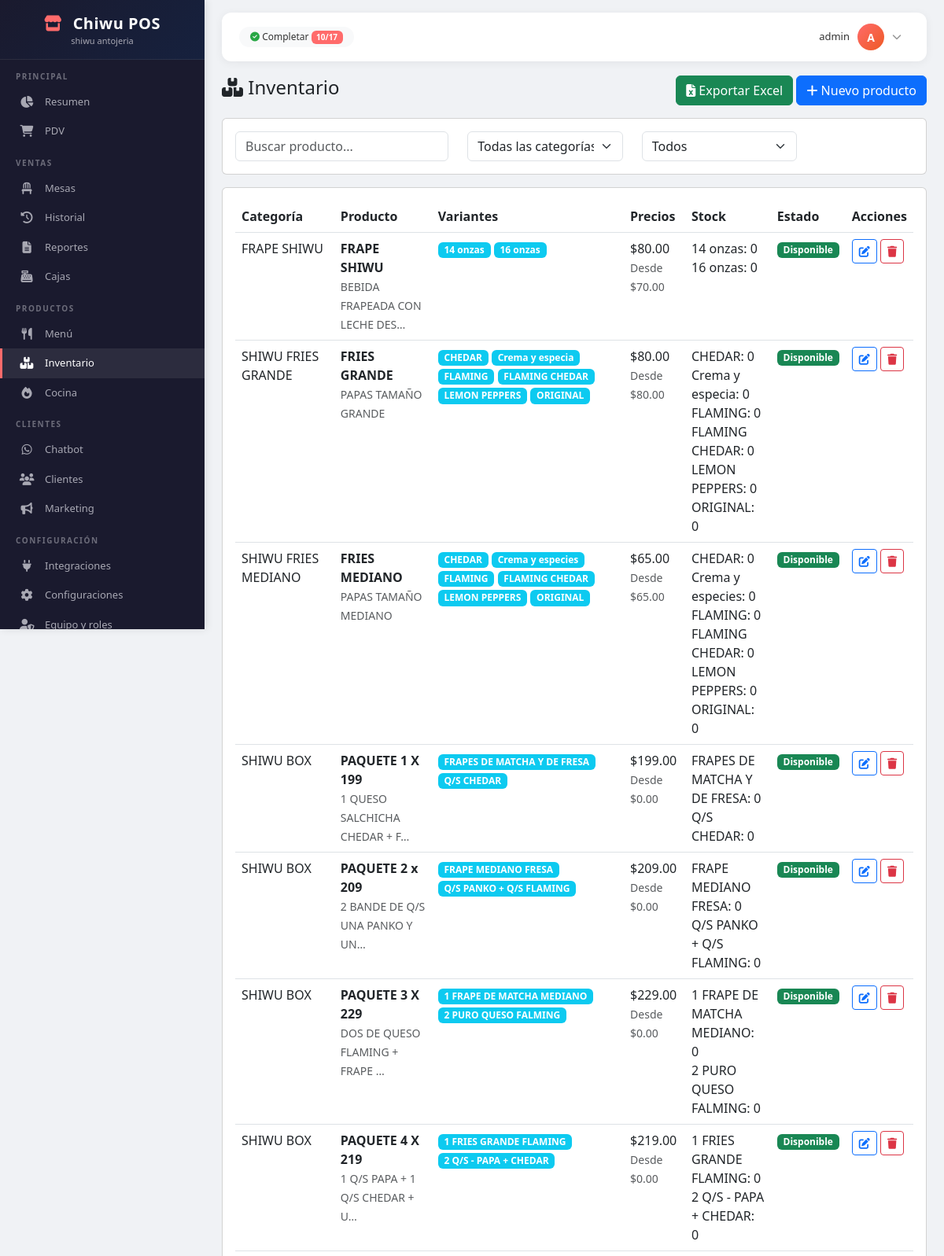
/productos/inventario/ (signed in, upper part), run on the app's committed database.
### products/models.py (models this page shows, shortened)
class Product(models.Model):
    category = models.ForeignKey(Category, on_delete=models.SET_NULL, null=True, blank=True, related_name='products')
    name = models.CharField('Nombre', max_length=200)
    description = models.TextField('Descripción', blank=True)
    price = models.DecimalField('Precio', max_digits=10, decimal_places=2)
    discount_price = models.DecimalField('Precio con descuento', max_digits=10, decimal_places=2, null=True, blank=True)
    cost = models.DecimalField('Costo', max_digits=10, decimal_places=2, default=0)
    stock = models.PositiveIntegerField('Stock', default=0)
    sku = models.CharField('Código SKU', max_length=50, unique=True, blank=True, null=True)
    barcode = models.CharField('Código de barras', max_length=50, blank=True, null=True)
    image = models.ImageField('Imagen', upload_to='products/', blank=True, null=True)
    is_active = models.BooleanField('Activo', default=True)
    is_featured = models.BooleanField('Destacado', default=False)
    is_visible = models.BooleanField('Visible en menú', default=True)
    is_kitchen = models.BooleanField('Requiere cocina', default=False)
    created_at = models.DateTimeField(auto_now_add=True)
    updated_at = models.DateTimeField(auto_now=True)
    class Meta:
        verbose_name = 'Producto'
        verbose_name_plural = 'Productos'
        ordering = ['name']

class Category(models.Model):
    name = models.CharField('Nombre', max_length=100)
    description = models.TextField('Descripción', blank=True)
    is_active = models.BooleanField('Activa', default=True)
    is_featured = models.BooleanField('Destacada', default=False)
    created_at = models.DateTimeField(auto_now_add=True)
    updated_at = models.DateTimeField(auto_now=True)
    class Meta:
        verbose_name = 'Categoría'
        verbose_name_plural = 'Categorías'
        ordering = ['name']

class ProductVariant(models.Model):
    product = models.ForeignKey(Product, on_delete=models.CASCADE, related_name='variants')
    name = models.CharField('Nombre', max_length=100)
    price = models.DecimalField('Precio', max_digits=10, decimal_places=2, default=0)
    discount_price = models.DecimalField('Precio con descuento', max_digits=10, decimal_places=2, null=True, blank=True)
    stock = models.PositiveIntegerField('Stock', default=0)
    sku = models.CharField('Código SKU', max_length=50, blank=True, null=True)
    is_active = models.BooleanField('Activo', default=True)
    created_at = models.DateTimeField(auto_now_add=True)
    updated_at = models.DateTimeField(auto_now=True)
    class Meta:
        verbose_name = 'Variante'
        verbose_name_plural = 'Variantes'
        ordering = ['name']

### products/views.py (the view)
# urls.py: path('inventario/', views.inventory_view, name='inventory'),
@login_required
def inventory_view(request):
    categories = Category.objects.filter(is_active=True)
    products = Product.objects.filter(is_active=True).prefetch_related('variants')
    context = {
        'categories': categories,
        'products': products,
    }
    return render(request, 'products/inventory.html', context)

### templates/products/inventory.html (shortened to what this page needs)
{% extends 'layouts/base.html' %}
{% load static %}
{% block content %}
<div class="d-flex justify-content-between align-items-center mb-3">
    <h4><i class="fas fa-boxes"></i> Inventario</h4>
    <div>
        <button class="btn btn-success" onclick="exportExcel()">
            <i class="fas fa-file-excel"></i> Exportar Excel
        </button>
        <button class="btn btn-primary" data-bs-toggle="modal" data-bs-target="#addProductModal">
            <i class="fas fa-plus"></i> Nuevo producto
        </button>
    </div>
</div>
<div class="card mb-3">
    <div class="card-body">
        <div class="row">
            <div class="col-md-4">
                <input type="text" class="form-control" id="searchProduct" placeholder="Buscar producto...">
            </div>
            <div class="col-md-3">
                <select class="form-select" id="filterCategory">
                    <option value="">Todas las categorías</option>
                </select>
            </div>
            <div class="col-md-3">
                <select class="form-select" id="filterStock">
                    <option value="">Todos</option>
                </select>
            </div>
        </div>
    </div>
</div>
<div class="card">
    <div class="card-body">
        <div class="table-responsive">
            <table class="table table-hover" id="inventoryTable">
                <thead>
                    <tr>
                        <th>Categoría</th>
                        <th>Producto</th>
                        <th>Variantes</th>
                        <th>Precios</th>
                        <th>Stock</th>
                        <th>Estado</th>
                        <th>Acciones</th>
                    </tr>
                </thead>
                <tbody>
                    {% for product in products %}
                    <tr>
                        <td>{{ product.category.name }}</td>
                        <td>
                            <strong>{{ product.name }}</strong>
                            {% if product.description %}
                            <br><small class="text-muted">{{ product.description|truncatechars:30 }}</small>
                            {% endif %}
                        </td>
                        <td>
                            {% if product.variants.exists %}
                                {% for variant in product.variants.all %}
                                    <span class="badge bg-info">{{ variant.name }}</span>
                                {% endfor %}
                            {% else %}
                                <span class="badge bg-secondary">Sin variantes</span>
                            {% endif %}
                        </td>
                        <td>
                            ${{ product.price }}
                            {% if product.variants.exists %}
                                <br><small class="text-muted">Desde ${{ product.variants.first.price }}</small>
                            {% endif %}
                        </td>
                        <td>
                            {% if product.variants.exists %}
                                {% for variant in product.variants.all %}
                                    <div>{{ variant.name }}: {{ variant.stock|default:"0" }}</div>
                                {% endfor %}
                            {% else %}
                                {{ product.stock|default:"0" }}
                            {% endif %}
                        </td>
                        <td>
                            {% if product.is_active %}
                                <span class="badge bg-success">Disponible</span>
                            {% else %}
                                <span class="badge bg-danger">Agotado</span>
                            {% endif %}
                        </td>
                        <td>
                            <button class="btn btn-sm btn-outline-primary" onclick="editProduct('{{ product.id }}')">
                                <i class="fas fa-edit"></i>
                            </button>
                            <button class="btn btn-sm btn-outline-danger" onclick="deleteProduct('{{ product.id }}')">
                                <i class="fas fa-trash"></i>
                            </button>
                        </td>
                    </tr>
                    {% empty %}
                    <tr>
                        <td colspan="7" class="text-center text-muted">No hay productos registrados</td>
                    </tr>
                    {% endfor %}
                </tbody>
            </table>
        </div>
    </div>
</div>
{% endblock %}

### templates/layouts/base.html (shortened to what this page needs)
<!DOCTYPE html>
<html lang="es">
<head>
    <link href="https://cdn.jsdelivr.net/npm/bootstrap@5.3.0/dist/css/bootstrap.min.css" rel="stylesheet">
    <link rel="stylesheet" href="https://cdnjs.cloudflare.com/ajax/libs/font-awesome/6.4.0/css/all.min.css">
</head>
<body>
    <div class="sidebar" id="sidebar">
        <div class="sidebar-brand">
            <h4><i class="fas fa-store"></i> Chiwu POS</h4>
            <small>shiwu antojeria</small>
        </div>
        <div class="sidebar-content">
            <div class="nav-section">Principal</div>
            <a class="nav-link {% if request.resolver_match.url_name == 'resumen' %}active{% endif %}" href="{% url 'resumen' %}">
                <i class="fas fa-chart-pie"></i> Resumen
            </a>
            <a class="nav-link {% if request.resolver_match.app_name == 'sales' and request.resolver_match.url_name == 'pos' %}active{% endif %}" href="{% url 'sales:pos' %}">
                <i class="fas fa-shopping-cart"></i> PDV
            </a>
            <div class="nav-section">Ventas</div>
            <a class="nav-link" href="{% url 'sales:table_list' %}">
                <i class="fas fa-chair"></i> Mesas
            </a>
            <a class="nav-link {% if request.resolver_match.app_name == 'sales' and request.resolver_match.url_name == 'history' %}active{% endif %}" href="{% url 'sales:history' %}">
                <i class="fas fa-history"></i> Historial
            </a>
            <a class="nav-link {% if request.resolver_match.app_name == 'sales' and request.resolver_match.url_name == 'reports' %}active{% endif %}" href="{% url 'sales:reports' %}">
                <i class="fas fa-file-alt"></i> Reportes
            </a>
            <a class="nav-link {% if request.resolver_match.app_name == 'sales' and request.resolver_match.url_name == 'cash_registers' %}active{% endif %}" href="{% url 'sales:cash_registers' %}">
                <i class="fas fa-cash-register"></i> Cajas
            </a>
            <div class="nav-section">Productos</div>
            <a class="nav-link {% if request.resolver_match.app_name == 'products' and request.resolver_match.url_name == 'list' %}active{% endif %}" href="{% url 'products:list' %}">
                <i class="fas fa-utensils"></i> Menú
            </a>
            <a class="nav-link {% if request.resolver_match.app_name == 'products' and request.resolver_match.url_name == 'inventory' %}active{% endif %}" href="{% url 'products:inventory' %}">
                <i class="fas fa-boxes"></i> Inventario
            </a>
            <a class="nav-link {% if request.resolver_match.app_name == 'kitchen' %}active{% endif %}" href="{% url 'kitchen:dashboard' %}">
                <i class="fas fa-fire"></i> Cocina
            </a>
            <div class="nav-section">Clientes</div>
            <a class="nav-link" href="#">
                <i class="fab fa-whatsapp"></i> Chatbot
            </a>
            <a class="nav-link {% if request.resolver_match.app_name == 'clients' %}active{% endif %}" href="{% url 'clients:list' %}">
                <i class="fas fa-users"></i> Clientes
            </a>
            <a class="nav-link {% if request.resolver_match.app_name == 'marketing' %}active{% endif %}" href="{% url 'marketing:dashboard' %}">
                <i class="fas fa-bullhorn"></i> Marketing
            </a>
            <div class="nav-section">Configuración</div>
            <a class="nav-link {% if request.resolver_match.app_name == 'integrations' %}active{% endif %}" href="{% url 'integrations:list' %}">
                <i class="fas fa-plug"></i> Integraciones
            </a>
            <a class="nav-link {% if request.resolver_match.app_name == 'settings' %}active{% endif %}" href="{% url 'settings:payment_methods' %}">
                <i class="fas fa-cog"></i> Configuraciones
            </a>
            <a class="nav-link {% if request.resolver_match.app_name == 'roles' %}active{% endif %}" href="{% url 'roles:list' %}">
                <i class="fas fa-user-shield"></i> Equipo y roles
            </a>
        </div>
    </div>
    <div class="main-content">
        <div class="top-bar">
            <div class="top-bar-left">
                <span class="progress-steps">
                    <i class="fas fa-check-circle"></i>
                    Completar <span class="badge">10/17</span>
                </span>
            </div>
            <div class="top-bar-right">
                <div class="user-dropdown">
                    <div class="user-info" onclick="toggleUserDropdown()">
                        <span class="user-name">{{ user.username }}</span>
                        <div class="avatar">{{ user.username|first|upper }}</div>
                        <i class="fas fa-chevron-down" style="font-size: 12px; color: #999;"></i>
                    </div>
                </div>
            </div>
        </div>
        <div class="fade-in">
            {% block content %}{% endblock %}
        </div>
    </div>
</body>
</html>

### templates/layouts/base.html (style rules this page uses)
body { overflow-x: hidden; background: #f0f2f5; font-family: 'Segoe UI', Tahoma, Geneva, Verdana, sans-serif; }
.sidebar { min-height: 100vh; background: #1a1a2e; color: #a8a8b3; padding: 0; position: fixed; top: 0; left: 0; width: 260px; z-index: 1000; overflow-y: auto; overflow-x: hidden; transition: all 0.3s ease; box-shadow: 2px 0 10px rgba(0,0,0,0.1); height: 100vh; }
.sidebar-content { padding-bottom: 30px; }
.sidebar-brand { padding: 18px 15px 14px; border-bottom: 1px solid rgba(255,255,255,0.08); text-align: center; background: linear-gradient(135deg, #1a1a2e 0%, #16213e 100%); position: sticky; top: 0; z-index: 10; }
.sidebar-brand h4 { color: white; margin: 0; font-weight: 700; font-size: 20px; letter-spacing: 0.5px; }
.sidebar-brand h4 i { color: #ff6b6b; margin-right: 8px; }
.sidebar-brand small { color: #a8a8b3; font-size: 11px; display: block; margin-top: 2px; }
.sidebar .nav-section { padding: 14px 20px 6px; color: #6c6c7a; font-size: 10px; text-transform: uppercase; letter-spacing: 1.5px; font-weight: 700; }
.sidebar .nav-link { color: #a8a8b3; padding: 9px 20px; border-radius: 0; transition: all 0.3s ease; font-size: 13px; border-left: 3px solid transparent; display: flex; align-items: center; text-decoration: none; }
.sidebar .nav-link.active { background: rgba(255,255,255,0.08); color: white; border-left-color: #ff6b6b; }
.sidebar .nav-link i { width: 22px; margin-right: 12px; font-size: 15px; text-align: center; flex-shrink: 0; }
.main-content { margin-left: 260px; padding: 16px 22px; min-height: 100vh; background: #f0f2f5; }
.top-bar { background: white; padding: 10px 22px; border-radius: 12px; margin-bottom: 18px; display: flex; justify-content: space-between; align-items: center; box-shadow: 0 2px 12px rgba(0,0,0,0.06); flex-wrap: wrap; gap: 8px; }
.top-bar-left { display: flex; align-items: center; gap: 12px; flex-wrap: wrap; }
.top-bar-right { display: flex; align-items: center; gap: 12px; }
.progress-steps { background: #f8f9fa; padding: 4px 14px; border-radius: 20px; font-size: 12px; color: #333; white-space: nowrap; }
.progress-steps .badge { background: #ff6b6b; color: white; font-weight: 600; font-size: 10px; }
.progress-steps i { color: #28a745; }
.user-info { display: flex; align-items: center; gap: 10px; cursor: pointer; padding: 4px 10px 4px 14px; border-radius: 30px; transition: background 0.2s; }
.user-info .user-name { font-size: 13px; font-weight: 500; color: #333; }
.user-info .avatar { width: 34px; height: 34px; border-radius: 50%; background: linear-gradient(135deg, #ff6b6b, #ee5a24); color: white; display: flex; align-items: center; justify-content: center; font-weight: 700; font-size: 14px; flex-shrink: 0; }
.fade-in { animation: fadeIn 0.35s ease; }

### data on the page
Product: category.name "FRAPE SHIWU", name "FRAPE SHIWU", description "BEBIDA FRAPEADA CON LECHE DES…", price "80.00", variants.first.price "70.00", is_active "Disponible"
ProductVariant: name "14 onzas", stock "0"
ProductVariant: name "16 onzas", stock "0"
Product: category.name "SHIWU FRIES GRANDE", name "FRIES GRANDE", description "PAPAS TAMAÑO GRANDE", price "80.00", variants.first.price "80.00", is_active "Disponible"
ProductVariant: name "CHEDAR", stock "0"
ProductVariant: name "Crema y especia", stock "0"
ProductVariant: name "FLAMING", stock "0"
ProductVariant: name "FLAMING CHEDAR", stock "0"
ProductVariant: name "LEMON PEPPERS", stock "0"
ProductVariant: name "ORIGINAL", stock "0"
Product: category.name "SHIWU FRIES MEDIANO", name "FRIES MEDIANO", description "PAPAS TAMAÑO MEDIANO", price "65.00", variants.first.price "65.00", is_active "Disponible"
ProductVariant: name "CHEDAR", stock "0"
ProductVariant: name "Crema y especies", stock "0"
ProductVariant: name "FLAMING", stock "0"
ProductVariant: name "FLAMING CHEDAR", stock "0"
ProductVariant: name "LEMON PEPPERS", stock "0"
ProductVariant: name "ORIGINAL", stock "0"
Product: category.name "SHIWU BOX", name "PAQUETE 1 X 199", description "1 QUESO SALCHICHA CHEDAR + F…", price "199.00", variants.first.price "0.00", is_active "Disponible"
ProductVariant: name "FRAPES DE MATCHA Y DE FRESA", stock "0"
ProductVariant: name "Q/S CHEDAR", stock "0"
Product: category.name "SHIWU BOX", name "PAQUETE 2 x 209", description "2 BANDE DE Q/S UNA PANKO Y UN…", price "209.00", variants.first.price "0.00", is_active "Disponible"
ProductVariant: name "FRAPE MEDIANO FRESA", stock "0"
ProductVariant: name "Q/S PANKO + Q/S FLAMING", stock "0"
Product: category.name "SHIWU BOX", name "PAQUETE 3 X 229", description "DOS DE QUESO FLAMING + FRAPE …", price "229.00", variants.first.price "0.00", is_active "Disponible"
ProductVariant: name "1 FRAPE DE MATCHA MEDIANO", stock "0"
ProductVariant: name "2 PURO QUESO FALMING", stock "0"
Product: category.name "SHIWU BOX", name "PAQUETE 4 X 219", description "1 Q/S PAPA + 1 Q/S CHEDAR + U…", price "219.00", variants.first.price "0.00", is_active "Disponible"
ProductVariant: name "1 FRIES GRANDE FLAMING", stock "0"
ProductVariant: name "2 Q/S - PAPA + CHEDAR", stock "0"

### other printed values
{{ user.username }} "admin"
{{ user.username|first|upper }} "A"
